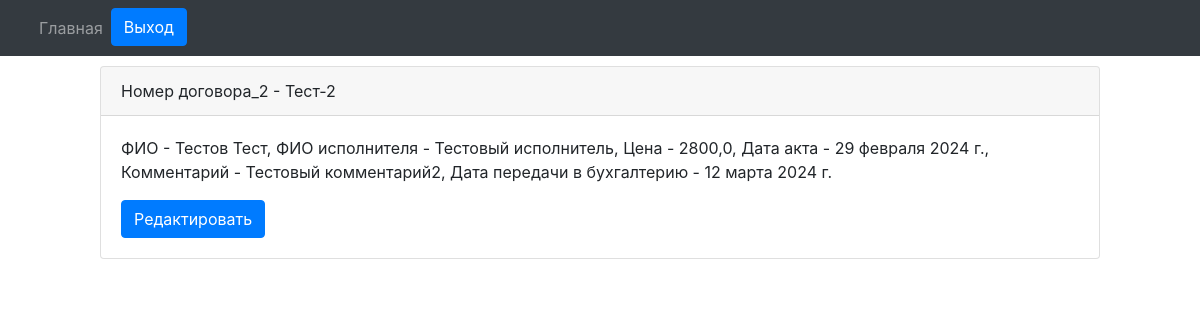
The app's page /paid_departure/filials/orders/order/1/ (signed in) with its own data.
### engine/models.py (models this page shows)
class Reestr_oferts(models.Model):
    number_orders_vozm = models.CharField(max_length=20, blank=False, verbose_name='Номер договора возм.', db_index=True)
    fio = models.CharField(max_length=128, blank=False, verbose_name='ФИО')
    date_orders = models.DateField(auto_now_add=True, verbose_name='Дата договора')
    date_akt = models.DateField(auto_now_add=True, verbose_name='Дата акта')
    exicutor = models.ForeignKey(Exicuters, on_delete=models.PROTECT, verbose_name='Исполнитель')
    filial = models.ForeignKey(Filials, on_delete=models.PROTECT, verbose_name='Филиал')
    price = models.FloatField(max_length=10, verbose_name='Цена')
    date_buhgt = models.DateField(verbose_name='Дата передачи в бухгалтерию')
    comment = models.CharField(max_length=512, verbose_name='Комментарий')

class Exicuters(models.Model):
    fio = models.CharField(max_length=128, blank=False, verbose_name='ФИО исполнителя')
    filial = models.ForeignKey(Filials, on_delete=models.PROTECT, verbose_name='Филиал к котрому привязан исполнитель')
    def __str__(self):
        return self.fio

### engine/views.py (the view)
# urls.py: path('filials/orders/order/<int:id_order>/', get_order, name='get_order'),
@login_required
def get_order(request, id_order):
    if not request.user.has_perm('engine.view_reestr_oferts'):
        queryset = Reestr_oferts.objects.get(pk=id_order)
        filial = str(queryset.filial)
        user_filial = str(request.user.filial)
        if filial == user_filial:
            order = Reestr_oferts.objects.get(pk=id_order)
        else:
            raise PermissionError
    else:
        order = Reestr_oferts.objects.get(pk=id_order)
    context = {
        'order': order
    }
    return render(request, 'orders/order.html', context=context)

### engine/models.py (called while the page is built)
    def __str__(self):
        return self.name

### engine/templates/orders/order.html (shortened to what this page needs)
{% extends "orders/base.html" %}
{% block nav %}{% include 'orders/nav.html' %}{% endblock %}
{% block content %}
<div class="card" style="margin: 10px 100px 10px 100px;">
    <div class="card-header">
      Номер договора_2 - {{ order.number_orders_vozm }}
    </div>
    <div class="card-body">
      <p class="card-text">ФИО - {{ order.fio }}, ФИО исполнителя - {{ order.exicutor }}, Цена - {{ order.price }}, Дата акта - {{ order.date_akt }}, Комментарий - {{ order.comment }}, Дата передачи в бухгалтерию - {{ order.date_buhgt }}</p>
      <a href="{% url 'edit_order' order.pk %}" class="btn btn-primary">Редактировать</a>
    </div>
  </div>
{% endblock %}

### records on screen
Reestr_oferts: number_orders_vozm "Тест-2", fio "Тестов Тест", exicutor "Тестовый исполнитель", price "2800,0", date_akt "29 февраля 2024 г.", comment "Тестовый комментарий2", date_buhgt "12 марта 2024 г."
